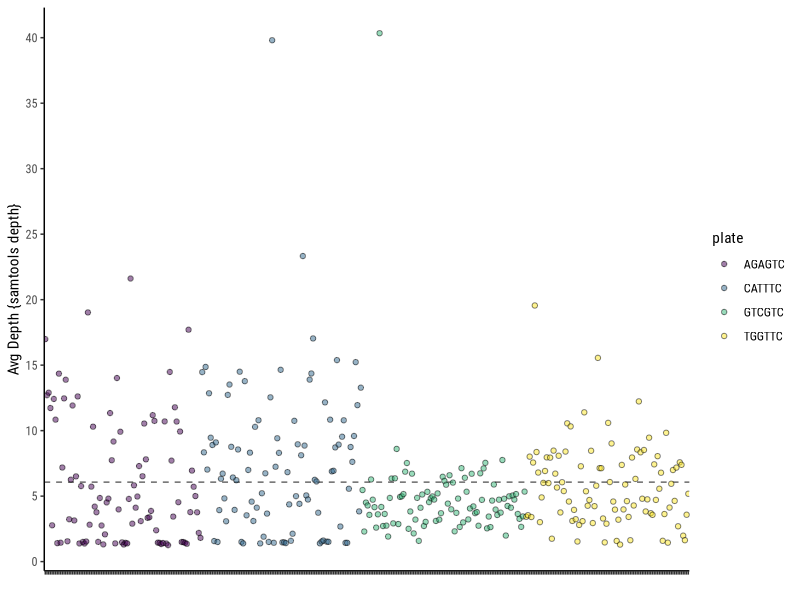

Generate this figure with R:
# get depth assessment by sample


# Libraries ---------------------------------------------------------------

library(glue)
library(tidyverse)
library(ggthemes)
library(fs)


# Get Data ----------------------------------------------------------------

# either scp/sftp in and get file, or pull direct from github if file size is low
# sftp farmer/
# cd transfer
# get *
# done

df <- data.table::fread("outputs/stats/all_bams_depth.txt") %>% 
  rename(file=1, avg_depth=2)

# fix file name
df <- df %>% 
  mutate(filename=gsub(".sort.flt.bam", "", path_file(file)),
         plate_samp = gsub("SOMM570_", "", filename)) %>% 
  separate(plate_samp, sep = "_", into=c("plate","sample"), remove=TRUE)


# Plot --------------------------------------------------------------------

ggplot()+
  geom_hline(yintercept = mean(df$avg_depth), color="gray40", linetype=2)+
  geom_point(data=df, aes(filename, avg_depth, fill=plate), pch=21, alpha=0.5) +
  scale_fill_viridis_d() +
  scale_y_continuous(breaks=c(seq(0,40,5)))+
  theme_classic(base_family = "Roboto Condensed")+
  theme(axis.text.x = element_blank()) +
  labs(x="", y="Avg Depth {samtools depth}")
  
  
